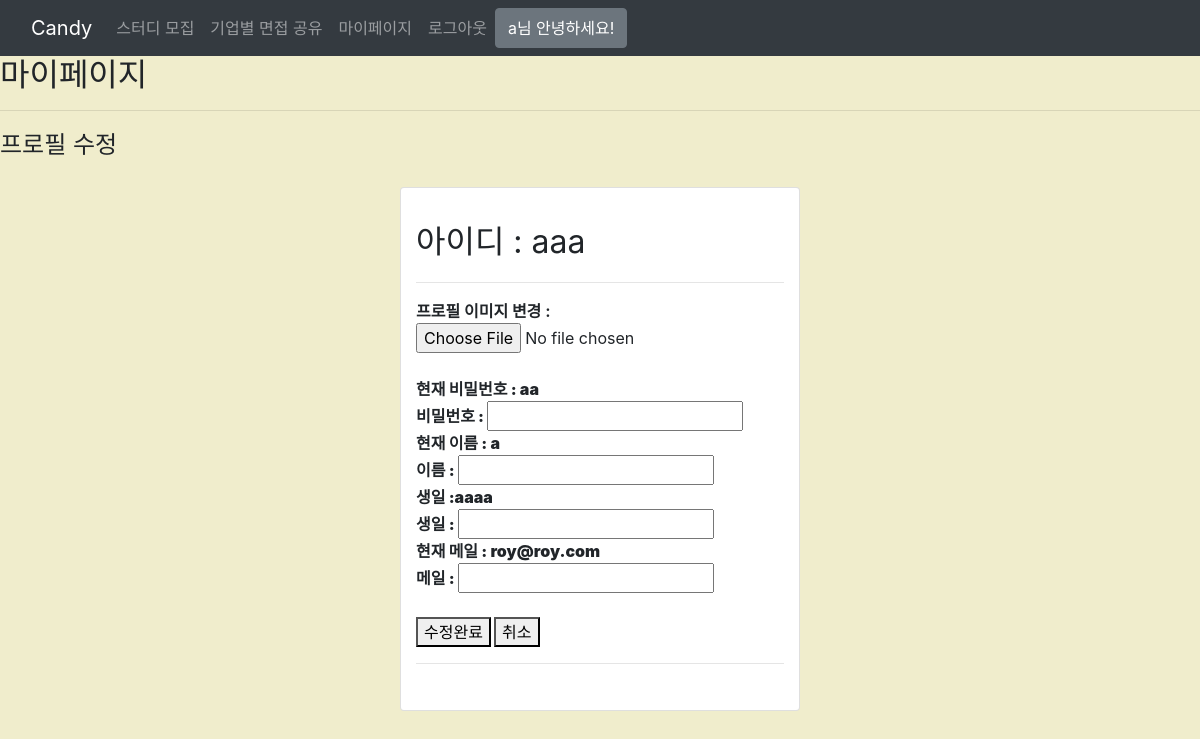
The app's page /user/update/ (signed in) with its own data.
### userapp/models.py (models this page shows)
class User(models.Model):
    id = models.CharField(max_length=20 ,primary_key=True)
    pw = models.CharField(max_length=45)
    name = models.CharField(max_length=45)
    birth = models.CharField(max_length=45)
    mail = models.CharField(max_length=45)
    reportCnt = models.IntegerField(default=0)
    file = models.FileField(upload_to='%Y/%m/%d')

### userapp/views.py (the view)
# urls.py: path('update/', views.update, name='update'),
def update(request):
    id = request.session.get('id')
    update = User.objects.get(id = id)
    new = User.objects.get(id = id)
    if request.method == "POST":
        update.file = request.FILES.get('file')
        if update.file == None:
            update.file = new.file
        else :
            update.file = update.file
        update.pw = request.POST.get('pw')
        if update.pw =='':
            update.pw = new.pw
        else :
            update.pw = update.pw
        update.name = request.POST.get('name')
        if update.name =='':
            update.name = new.name
        else :
            update.name = update.name
        update.birth = request.POST.get('birth')
        if update.birth =='':
            update.birth = new.birth
        else :
            update.birth = update.birth
        update.mail = request.POST.get('mail')
        if update.mail =='':
            update.mail = new.mail
        else :
            update.mail = update.mail
        update.save()
        return render(request, 'userapp/new_profile.html')
    else:
        return render(request, 'userapp/update.html', {'update':update,'new':new})

### templates/userapp/update.html (shortened to what this page needs)
{% extends 'boardapp/base.html' %}
{% block content %}
<h2>마이페이지</h2>
<HR ALIGN= WIDTH= SIZE=>
{% load static %}
{% block head_title %}<font size = "5">프로필 수정</font> {% endblock head_title %}
<div class="container-fluid mt-4">
  <div class="row">
    <div class="card col-lg-4 offset-lg-4 mb-3">
      <div class="row" >
        <div class="card-body" >
            <table style="color:black; margin-left:10px;">
                <form action="{% url 'userapp:update' %}" method="post"
                enctype="multipart/form-data">
                    <tr>
                    <tb><font size = "6"> 아이디 : {{update.id}}</font></tb><br>
                    <hr>
                    <tb><b> 프로필 이미지 변경 : <b/></tb><br>
                    <input type="file" name="file"><br>
                    <br>
                    <tb><b>현재 비밀번호 : {{update.pw}}</b></tb><br>
                    비밀번호 : <input type="text" name="pw"><br>
                    <tb><b>현재 이름 : {{update.name}}</b></tb><br>
                    이름 : <input type="text" name="name"><br>
                    <tb><b>생일 :{{update.birth}}</b></tb><br>
                    생일 : <input type="text" name="birth"><br>
                    <tb><b>현재 메일 : {{update.mail}}</b></tb><br>
                    메일 : <input type="text" name="mail"><br>
                    </tr>
                    <br>
                    <button id='updateBtn' type="submit">수정완료</button>
                    <button id='updateBtn' type="button" onclick="location.href='/user/profile/'">취소</button>
                </form>
            </table>
            <hr>
      </div>
    </div>
  </div>
</div>
{% endblock  %}

### templates/boardapp/base.html (style rules this page uses)
body { margin: 0px; background-color: #F0EDCC; }

### templates/userapp/update.html (style rules this page uses)
.card { padding: 10px; }

### records on screen
User: id "aaa", pw "aa", name "a", birth "aaaa", mail "roy@roy.com"

### other values on screen
{{ request.session.name }} "a"
